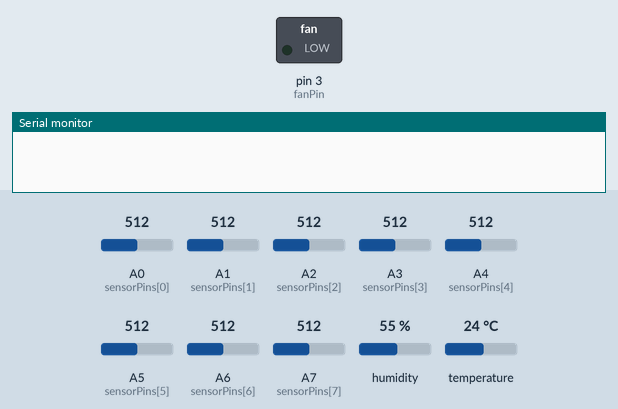
A sketch run on a simulated Arduino Nano, built with avr-gcc and run on an emulated ATmega328P. Parts: switched loads named in the sketch (green lamp = pin HIGH), the last lines printed to the serial monitor. The test bench sets the inputs (shaded band); at power-on: A0 (sensorPins[0]) = 512, A1 (sensorPins[1]) = 512, A2 (sensorPins[2]) = 512, A3 (sensorPins[3]) = 512, A4 (sensorPins[4]) = 512, A5 (sensorPins[5]) = 512, A6 (sensorPins[6]) = 512, A7 (sensorPins[7]) = 512, humidity 55 %, temperature 24 °C.

Above: at 0.1 s.
At 82.6 s:
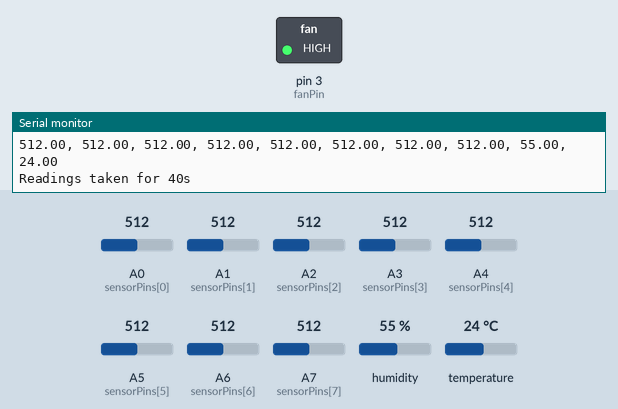
Timing chart, 0 to 119.1 s (numbered marks = the images above):
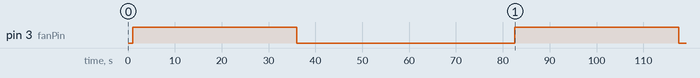

Measured:
- by itself, pin 3 (fanPin): HIGH → LOW at 36.0 s, → HIGH 46.6 s later, → LOW 35.0 s later

The sketch:

Enose_Dev_3.1_test.ino
```cpp
// #include <Arduino.h>
#include <DHT.h>

#define DHTPIN 12 // Digital pin connected to the DHT sensor
#define DHTTYPE DHT11 // DHT 11 sensor
#define DHTTYPE2 DHT22 // DHT 22 sensor

DHT dht(DHTPIN, DHTTYPE2);

const int fanPin = 3; // Pin for the fan
const int numSensors = 8; // Number of analog sensors
const int sensorPins[numSensors] = { A0, A1, A2, A3, A4, A5, A6, A7}; // Analog sensor pins

const unsigned long stableDelay = 5000; // 5 seconds for sensors to stabilize
const unsigned long readingDuration = 40000; // 40 seconds for reading
const unsigned long fanRunTime = 35000; // 35 seconds for fan run time
 int counter = 0;
bool temp = true;
// const int relayPin = 8;  // Pin connected to IN1 of the relay module


void setup() {
    Serial.begin(9600);
    dht.begin();

    //  pinMode(relayPin, OUTPUT);  // Set the relay pin as an output
    //  digitalWrite(relayPin, LOW);  // Ensure the relay is off initially

    pinMode(fanPin, OUTPUT);
    digitalWrite(fanPin, LOW); // Start with fan off

    // Allow time for serial monitor to open
    delay(1000);
    Serial.println("Fan starting...");
    // Run fan to clear chamber
    digitalWrite(fanPin, HIGH);
    delay(fanRunTime);
    digitalWrite(fanPin, LOW);
    delay(1000); // Small delay before starting readings
}

void loop() {
    // Stabilize the sensors
    delay(stableDelay);

    // digitalWrite(relayPin, HIGH);  // Relay is active LOW, so HIGH turns it ON
    // delay(10000);  // Keep the pump ON for 5 seconds

  // Turn the air pump OFF
    // digitalWrite(relayPin, LOW);  // Turn the relay OFF
    // delay(5000);  // Keep the pump OFF for 5 seconds

    // Prepare to read sensor data
    unsigned long startTime = millis();
    float sensorValues[numSensors];
    float tempValue;
    float humidity = dht.readHumidity();
    float temperatureC = dht.readTemperature();
    // Read sensors for 30 seconds
    while (millis() - startTime < readingDuration) {
        for (int i = 0; i < numSensors; i++) {
            sensorValues[i] = analogRead(sensorPins[i]);
        }
        // tempValue = analogRead(tempSensorPin);

        // Send data to Serial for Python logging
        // Serial.print("Sensors: ");
        for (int i = 0; i < numSensors; i++) {
            Serial.print(sensorValues[i]);
            if (i < numSensors - 1) {
                Serial.print(", ");
            }
        }
        // Serial.print(" | Temp: ");
        if(temp)
        {
            Serial.print(", ");
        Serial.print(humidity);
        Serial.print(", ");
        Serial.println(temperatureC);
        };
            // Serial.println("");


        // Serial.println("");

        // Delay for next reading (can adjust based on desired sampling rate)
        delay(1000); // Sample every 1000ms
    }
  Serial.println("Readings taken for " + String(readingDuration/1000)+"s");
  Serial.println("Finished "+String(counter++));

    // Run fan again to clear chamber
    digitalWrite(fanPin, HIGH);
    delay(fanRunTime);
    digitalWrite(fanPin, LOW);
    delay(1000); // Small delay before next cycle
}
```
